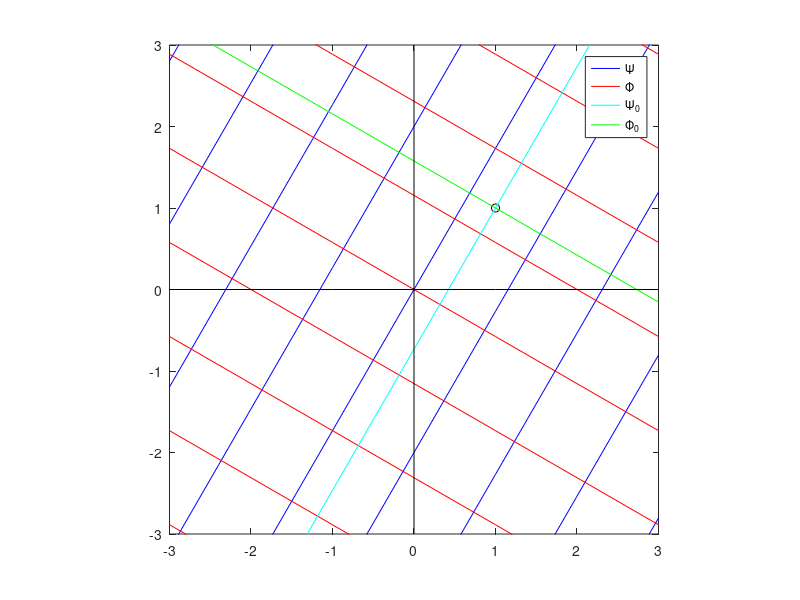

Write the MATLAB code that produced this figure.
%% Implementazione moto indisturbato
clc; clear all

v = 1; % m/s
alpha = pi/3; %alpha = -pi/2+pi*rand(1);

% Punto a piacere per il quale calcolare il potenziale e la funzione di
% corrente
x0 = 1; % x0 = -3+6*rand(1);
y0 = 1; % y0 = -3+6*rand(1);

% Valori cercati dei potenziali
phi = [-4*v:1:4*v];
psi = [-4*v:1:4*v];

% Punti ascissa per disegnare le rette
x = linspace(-3,3,7);

%% Calcolo potenziale e corrente del punto a piacere
psi0 = v*(y0*cos(alpha)-x0*sin(alpha))
phi0 = v*(x0*cos(alpha)+y0*sin(alpha))

%% Grafica
% Origine
plot(0,0,'k')
hold on

% Linee di corrente
for i=1:length(psi)
    if abs(cos(alpha))>10e-10
        g = @(psi, x) (psi/v + x*sin(alpha))/cos(alpha);
        y = g(psi(i), x);
        p1 = plot(x,y, 'b');
    else
        y = x;
        p1 = plot(zeros(length(y),1)+psi(i)/v, y, 'b');
    end
end

% Linee potenziali
for i=1:length(phi)
    if abs(sin(alpha))>10e-10
        f = @(phi, x) (phi/v - x*cos(alpha))/sin(alpha);
        y = f(phi(i), x);
        p2 = plot(x,y, 'r');
    else
        y = x;
        p2 = plot(zeros(length(y),1)+phi(i)/v, y, 'r');
    end
end

% Stampo punto e linee corrispondenti
plot(x0, y0, 'ko')

if abs(cos(alpha))>10e-10
    g = @(psi, x) (psi/v + x*sin(alpha))/cos(alpha);
    y = g(psi0, x);
    p3 = plot(x,y, 'c');
else
    y = x;
    p3 = plot(zeros(length(y),1)+psi0/v, y, 'c');
end

if abs(sin(alpha))>10e-10
    f = @(phi, x) (phi/v - x*cos(alpha))/sin(alpha);
    y = f(phi0, x);
    p4 = plot(x,y, 'g');
else
    y = x;
    p4 = plot(zeros(length(y),1)+phi0/v, y, 'g');
end

% Grafico
plot(x,zeros(length(x),1), 'k')
plot(zeros(length(x),1),x, 'k')
legend([p1 p2 p3 p4], '\Psi', '\Phi', '\Psi_0', '\Phi_0')
axis square
axis([-3 3 -3 3])
hold off